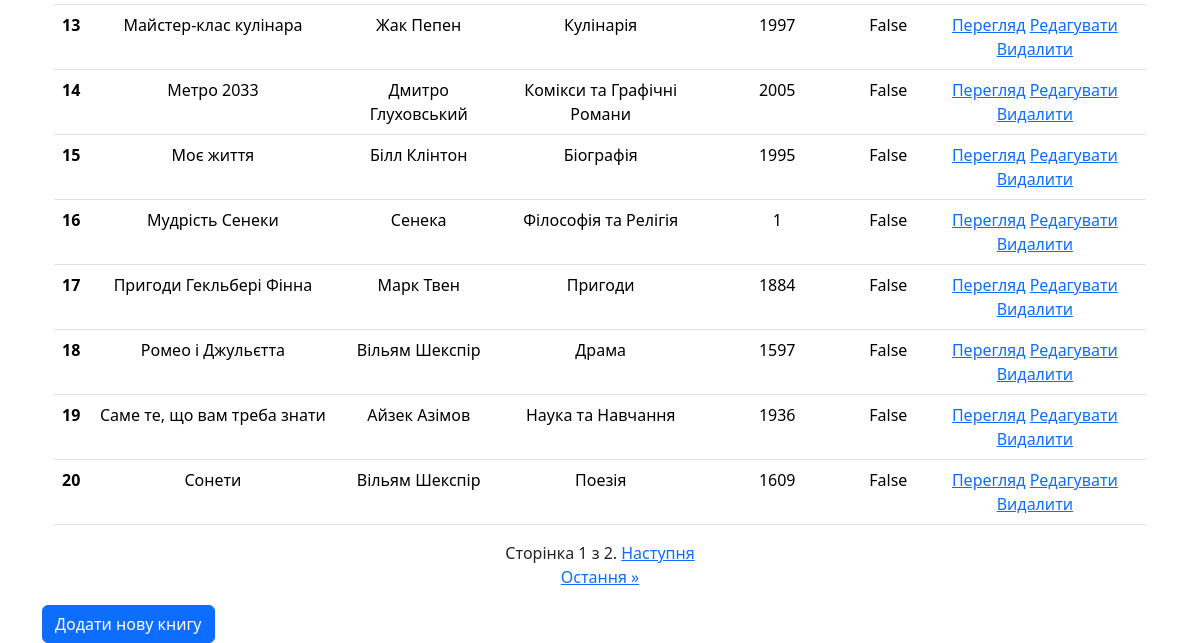
The app's page / (lower part), older data.
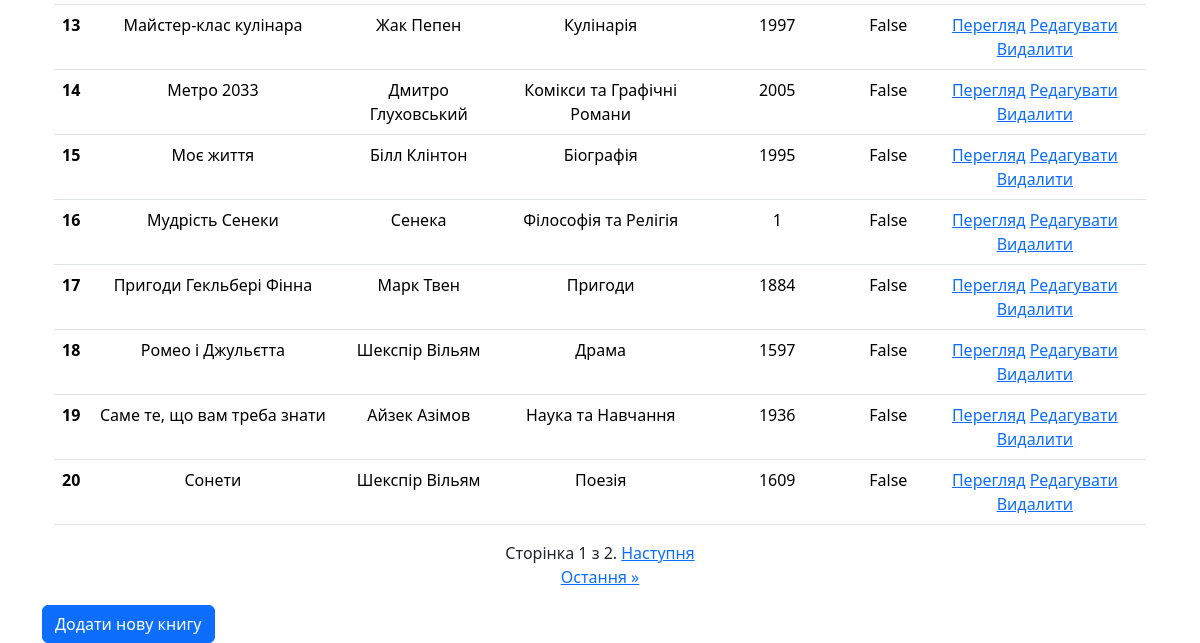
The same page, newer data.
### library_app/models.py (models this page shows, shortened)
class Book(models.Model):
    class Meta:
        verbose_name = 'Книга'
        verbose_name_plural = 'Книги'
        ordering = ["title"]
    title = models.CharField(max_length=100, verbose_name = 'Заголовок')
    author = models.ForeignKey(Author, on_delete=models.CASCADE, verbose_name = 'Автор')
    genre = models.ForeignKey(Genre, on_delete=models.CASCADE, verbose_name = 'Жанр')
    release_year = models.PositiveIntegerField(verbose_name = 'Рік видання')
    is_read = models.BooleanField(default=False, verbose_name = 'Чек')
    img = models.ImageField(upload_to='book_images/', blank=True, null=True, default="noname.png", verbose_name = 'Картинка')

class Author(models.Model):
    class Meta:
        verbose_name = 'Автор'
        verbose_name_plural = 'Автори'
        ordering = ["name"]
    name = models.CharField(max_length=50, unique=True)
    def __str__(self):
        return self.name

class Genre(models.Model):
    class Meta:
        verbose_name = 'Жанр'
        verbose_name_plural = 'Жанри'
        ordering = ["name"]
    name = models.CharField(max_length=50, verbose_name = 'Заголовок')
    def __str__(self):
        return self.name

### library_app/views.py (the view)
# urls.py: path('', views.book_list, name='book_list'),
def book_list(request):
    sort_by = request.GET.get('sort', 'title')
    order = request.GET.get('order', 'asc')
    if order == 'asc':
        books = Book.objects.order_by(sort_by)
    else:
        books = Book.objects.order_by(f'-{sort_by}')
    paginator = Paginator(books, 20)  # Показывать 20 книг на каждой странице
    page = request.GET.get('page')
    try:
        books = paginator.page(page)
    except PageNotAnInteger:
        books = paginator.page(1)
    except EmptyPage:
        books = paginator.page(paginator.num_pages)
    context = {'books': books}
    return render(request, 'library_app/book_list.html', context)

### library_app/templates/library_app/book_list.html (shortened to what this page needs)
{% extends 'base.html' %}
{% load static %}
{% block content %}
<div class="container text-center">
  <div class="row">
    <div class="col-12">
      <table class="table table-hover">
        <tbody>
          {% for book in books|slice:":20" %}
            <tr>
              <th scope="row">{{ forloop.counter }}</th>
              <td>{{ book.title }}</td>
              <td>{{ book.author }}</td>
              <td>{{ book.genre }}</td>
              <td>{{ book.release_year }}</td>
              <td>{{ book.is_read }}</td>
              <td>
                <a href="{% url 'library_app:view_book' book.id %}">Перегляд</a>
                <a href="{% url 'library_app:edit_book' book.id %}">Редагувати</a>
                <a href="{% url 'library_app:delete_book' book.id %}">Видалити</a>
              </td>
            </tr>
          {% endfor %}
        </tbody>
      </table>
    </div>
  </div>
  <div class="row">
    <div class="col">
    </div>
    <div class="col-3">
      <div class="pagination">
        <span class="step-links">
            <span class="current">
                Сторінка {{ books.number }} з {{ books.paginator.num_pages }}.
            </span>
            {% if books.has_next %}
                <a href="?page={{ books.next_page_number }}">Наступня</a>
                <a href="?page={{ books.paginator.num_pages }}">Остання &raquo;</a>
            {% endif %}
        </span>
      </div>
    </div>
    <div class="col">
    </div>
  </div>
</div>
  <a href="{% url 'library_app:add_book' %}" class="btn btn-primary">Додати нову книгу</a>
{% endblock %}

Row changes from the older to the newer data that the page shows:
changed Book "Ромео і Джульєтта": author "Вільям Шекспір" → "Шекспір Вільям"
changed Book "Сонети": author "Вільям Шекспір" → "Шекспір Вільям"
